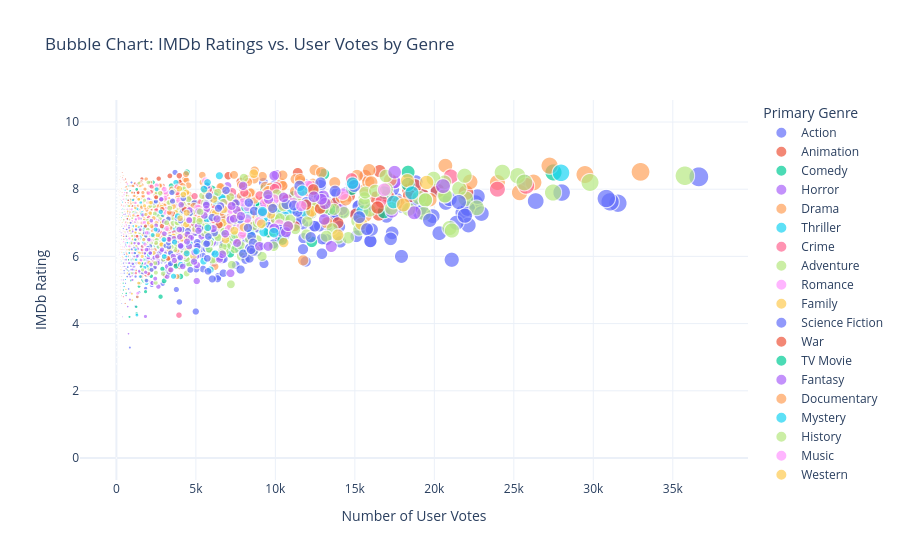

The code cell stored with this chart in its notebook:
### Code cell
import plotly.express as px

# Create a bubble chart
fig = px.scatter(
    movies_df,
    x="User Votes",
    y="IMDb Rating",
    size="User Votes",
    color="Primary Genre",
    hover_name="Title",
    title="Bubble Chart: IMDb Ratings vs. User Votes by Genre",
    labels={"User Votes": "Number of User Votes", "IMDb Rating": "IMDb Rating"},
    template="plotly_white"
)

# Show the plot
fig.show()

### Figure 1 — Plotly figure (JSON) as saved in the notebook; plotly's stock layout.template omitted (floating-point values rounded to 4 significant figures; data arrays with more than 128 entries replaced by an {"elided": "..."} marker saying what was removed)
{"data": [{"hovertemplate": "<b>%{hovertext}</b><br><br>Primary Genre=Action<br>Number of User Votes=%{marker.size}<br>IMDb Rating=%{y}<extra></extra>", "hovertext": {"elided": "743 str values"}, "legendgroup": "Action", "marker": {"color": "#636efa", "size": {"elided": "743 int values"}, "sizemode": "area", "sizeref": 91.59, "symbol": "circle"}, "mode": "markers", "name": "Action", "showlegend": true, "type": "scattergl", "x": {"elided": "743 int values"}, "xaxis": "x", "y": {"elided": "743 float values"}, "yaxis": "y"}, {"hovertemplate": "<b>%{hovertext}</b><br><br>Primary Genre=Animation<br>Number of User Votes=%{marker.size}<br>IMDb Rating=%{y}<extra></extra>", "hovertext": {"elided": "373 str values"}, "legendgroup": "Animation", "marker": {"color": "#EF553B", "size": {"elided": "373 int values"}, "sizemode": "area", "sizeref": 91.59, "symbol": "circle"}, "mode": "markers", "name": "Animation", "showlegend": true, "type": "scattergl", "x": {"elided": "373 int values"}, "xaxis": "x", "y": {"elided": "373 float values"}, "yaxis": "y"}, {"hovertemplate": "<b>%{hovertext}</b><br><br>Primary Genre=Comedy<br>Number of User Votes=%{marker.size}<br>IMDb Rating=%{y}<extra></extra>", "hovertext": {"elided": "502 str values"}, "legendgroup": "Comedy", "marker": {"color": "#00cc96", "size": {"elided": "502 int values"}, "sizemode": "area", "sizeref": 91.59, "symbol": "circle"}, "mode": "markers", "name": "Comedy", "showlegend": true, "type": "scattergl", "x": {"elided": "502 int values"}, "xaxis": "x", "y": {"elided": "502 float values"}, "yaxis": "y"}, {"hovertemplate": "<b>%{hovertext}</b><br><br>Primary Genre=Horror<br>Number of User Votes=%{marker.size}<br>IMDb Rating=%{y}<extra></extra>", "hovertext": {"elided": "400 str values"}, "legendgroup": "Horror", "marker": {"color": "#ab63fa", "size": {"elided": "400 int values"}, "sizemode": "area", "sizeref": 91.59, "symbol": "circle"}, "mode": "markers", "name": "Horror", "showlegend": true, "type": "scattergl", "x": {"elided": "400 int values"}, "xaxis": "x", "y": {"elided": "400 float values"}, "yaxis": "y"}, {"hovertemplate": "<b>%{hovertext}</b><br><br>Primary Genre=Drama<br>Number of User Votes=%{marker.size}<br>IMDb Rating=%{y}<extra></extra>", "hovertext": {"elided": "645 str values"}, "legendgroup": "Drama", "marker": {"color": "#FFA15A", "size": {"elided": "645 int values"}, "sizemode": "area", "sizeref": 91.59, "symbol": "circle"}, "mode": "markers", "name": "Drama", "showlegend": true, "type": "scattergl", "x": {"elided": "645 int values"}, "xaxis": "x", "y": {"elided": "645 float values"}, "yaxis": "y"}, {"hovertemplate": "<b>%{hovertext}</b><br><br>Primary Genre=Thriller<br>Number of User Votes=%{marker.size}<br>IMDb Rating=%{y}<extra></extra>", "hovertext": {"elided": "185 str values"}, "legendgroup": "Thriller", "marker": {"color": "#19d3f3", "size": {"elided": "185 int values"}, "sizemode": "area", "sizeref": 91.59, "symbol": "circle"}, "mode": "markers", "name": "Thriller", "showlegend": true, "type": "scattergl", "x": {"elided": "185 int values"}, "xaxis": "x", "y": {"elided": "185 float values"}, "yaxis": "y"}, {"hovertemplate": "<b>%{hovertext}</b><br><br>Primary Genre=Crime<br>Number of User Votes=%{marker.size}<br>IMDb Rating=%{y}<extra></extra>", "hovertext": {"elided": "129 str values"}, "legendgroup": "Crime", "marker": {"color": "#FF6692", "size": {"elided": "129 int values"}, "sizemode": "area", "sizeref": 91.59, "symbol": "circle"}, "mode": "markers", "name": "Crime", "showlegend": true, "type": "scattergl", "x": {"elided": "129 int values"}, "xaxis": "x", "y": {"elided": "129 float values"}, "yaxis": "y"}, {"hovertemplate": "<b>%{hovertext}</b><br><br>Primary Genre=Adventure<br>Number of User Votes=%{marker.size}<br>IMDb Rating=%{y}<extra></extra>", "hovertext": {"elided": "260 str values"}, "legendgroup": "Adventure", "marker": {"color": "#B6E880", "size": {"elided": "260 int values"}, "sizemode": "area", "sizeref": 91.59, "symbol": "circle"}, "mode": "markers", "name": "Adventure", "showlegend": true, "type": "scattergl", "x": {"elided": "260 int values"}, "xaxis": "x", "y": {"elided": "260 float values"}, "yaxis": "y"}, {"hovertemplate": "<b>%{hovertext}</b><br><br>Primary Genre=Romance<br>Number of User Votes=%{marker.size}<br>IMDb Rating=%{y}<extra></extra>", "hovertext": {"elided": "169 str values"}, "legendgroup": "Romance", "marker": {"color": "#FF97FF", "size": {"elided": "169 int values"}, "sizemode": "area", "sizeref": 91.59, "symbol": "circle"}, "mode": "markers", "name": "Romance", "showlegend": true, "type": "scattergl", "x": {"elided": "169 int values"}, "xaxis": "x", "y": {"elided": "169 float values"}, "yaxis": "y"}, {"hovertemplate": "<b>%{hovertext}</b><br><br>Primary Genre=Family<br>Number of User Votes=%{marker.size}<br>IMDb Rating=%{y}<extra></extra>", "hovertext": ["How the Grinch Stole Christmas", "Coco", "Harold and the Purple Crayon", "The Lion King", "The Christmas Chronicles: Part Two", "The Bad Guys", "Penguins of Madagascar", "Frozen II", "Jingle All the Way", "Beauty and the Beast", "Padre no hay más que uno 4: Campanas de boda", "Snow White", "Alice in Wonderland", "Cinderella", "The Adventure of A.R.I.: My Robot Friend", "The Adventure of A.R.I.: My Robot Friend", "Tarzan", "Teddy's Christmas", "Descendants", "The Jungle Book", "Madagascar", "The Lion King II: Simba's Pride", "Toy Story 4", "Cars 3", "The SpongeBob SquarePants Movie", "Trolls World Tour", "A Bug's Life", "The Thundermans Return", "Madagascar: Escape 2 Africa", "Woody Woodpecker Goes to Camp", "Wreck-It Ralph", "Maleficent: Mistress of Evil", "Lilo & Stitch", "Barbie: A Fashion Fairytale", "The Lego Ninjago Movie", "Chicken Run: Dawn of the Nugget", "Smallfoot", "Dolittle", "Sinbad: Legend of the Seven Seas", "Recess: School's Out", "Christmas in the Heartland", "The Lion King 1½", "Pokémon the Movie: Hoopa and the Clash of Ages", "The Jungle Book", "Space Jam: A New Legacy", "Roald Dahl's The Witches", "Asterix & Obelix: Mission Cleopatra", "Cinderella II: Dreams Come True", "Trolls", "Bee Movie", "The Lion Guard: Return of the Roar", "The SpongeBob Movie: Sponge on the Run", "Dumbo", "Willy Wonka & the Chocolate Factory", "We Can Be Heroes", "Noelle", "Roald Dahl's Matilda the Musical", "Minions", "Lady and the Tramp", "Santa Claus", "Princess Cursed in Time: Alchemist's Quest", "Descendants 3", "YES DAY", "Ralph Breaks the Internet", "Barbie: Princess Charm School", "Missing Link", "The SpongeBob Movie: Sponge Out of Water", "101 Dalmatians", "Stuart Little", "The Addams Family", "A Dog's Journey", "Time Bandits", "A Boy Called Christmas", "Clifford the Big Red Dog", "Jingle Jangle: A Christmas Journey", "My Penguin Friend", "Onward", "The Iron Giant", "Mickey's Christmas Carol", "The Road to El Dorado", "The Dog Who Saved the Holidays", "Dennis the Menace Strikes Again!", "Spy Kids: Armageddon", "Free Willy: Escape from Pirate's Cove", "The Princess Switch: Switched Again", "Asterix & Obelix: The Middle Kingdom", "Face Off 7: One Wish", "Miracles from Heaven", "Spy Kids: All the Time in the World", "Scooby-Doo! and KISS: Rock and Roll Mystery", "My Spy", "Playmobil: The Movie", "Scooby-Doo! Stage Fright", "The Spiderwick Chronicles", "Over the Hedge", "Dennis the Menace", "Antz", "Puss in Book: Trapped in an Epic Tale", "Joseph: King of Dreams", "The Lizzie McGuire Movie", "Balto III: Wings of Change", "Big Top Scooby-Doo!", "The Naughty Nine", "The Queen's Corgi", "A Babysitter's Guide to Monster Hunting", "Peter Pan & Wendy", "Jingle All the Way 2", "Lady and the Tramp II: Scamp's Adventure", "Mr. Bean's Holiday", "Mr. Bean's Holiday", "Frosty the Snowman", "Alvin and the Chipmunks: The Road Chip", "Princess Protection Program", "The House of Magic", "3 Ninjas Kick Back", "The Return of Jafar", "ParaNorman", "Underdog", "Peter Rabbit 2: The Runaway", "Chestnut: Hero of Central Park", "Furry Vengeance", "Beethoven", "Magic Camp", "NXT Deadline 2024", "The Legend of the Christmas Witch: The Origins", "Abominable"], "legendgroup": "Family", "marker": {"color": "#FECB52", "size": [7417, 19514, 220, 18305, 1031, 2054, 4142, 9706, 2613, 15411, 67, 0, 13929, 6697, 15, 15, 6746, 43, 2347, 8014, 10832, 4385, 9756, 5813, 2880, 2136, 9117, 188, 6862, 157, 12277, 6089, 0, 752, 1049, 740, 1506, 3622, 2032, 343, 44, 2959, 277, 6224, 4011, 2800, 3499, 1442, 3572, 4839, 1220, 2843, 4308, 3578, 768, 646, 724, 10525, 5253, 157, 33, 1508, 1194, 7547, 811, 843, 2344, 3367, 4359, 2329, 1499, 991, 708, 1724, 513, 58, 6128, 5592, 887, 3728, 15, 213, 137, 183, 864, 974, 2, 1185, 977, 317, 1235, 276, 213, 2604, 4441, 1448, 4433, 236, 1002, 1249, 324, 202, 60, 424, 299, 669, 103, 1242, 2841, 2841, 333, 1625, 1688, 347, 287, 3334, 2517, 707, 802, 210, 595, 2061, 201, 3, 71, 2040], "sizemode": "area", "sizeref": 91.59, "symbol": "circle"}, "mode": "markers", "name": "Family", "showlegend": true, "type": "scattergl", "x": [7417, 19514, 220, 18305, 1031, 2054, 4142, 9706, 2613, 15411, 67, 0, 13929, 6697, 15, 15, 6746, 43, 2347, 8014, 10832, 4385, 9756, 5813, 2880, 2136, 9117, 188, 6862, 157, 12277, 6089, 0, 752, 1049, 740, 1506, 3622, 2032, 343, 44, 2959, 277, 6224, 4011, 2800, 3499, 1442, 3572, 4839, 1220, 2843, 4308, 3578, 768, 646, 724, 10525, 5253, 157, 33, 1508, 1194, 7547, 811, 843, 2344, 3367, 4359, 2329, 1499, 991, 708, 1724, 513, 58, 6128, 5592, 887, 3728, 15, 213, 137, 183, 864, 974, 2, 1185, 977, 317, 1235, 276, 213, 2604, 4441, 1448, 4433, 236, 1002, 1249, 324, 202, 60, 424, 299, 669, 103, 1242, 2841, 2841, 333, 1625, 1688, 347, 287, 3334, 2517, 707, 802, 210, 595, 2061, 201, 3, 71, 2040], "xaxis": "x", "y": [6.765, 8.2, 6.9, 8.256, 6.5, 7.6, 6.528, 7.256, 6, 6.97, 7.082, 0, 6.639, 7, 6.7, 6.7, 7.4, 7.1, 7.14, 6.867, 6.9, 6.949, 7.488, 6.855, 7, 7.287, 6.972, 7.1, 6.5, 6.525, 7.341, 7.3, 0, 7.2, 6.5, 7.001, 6.784, 6.601, 7, 6.6, 6.2, 6.6, 6.8, 7.28, 6.72, 6.4, 7.389, 6.1, 6.6, 6, 6.7, 7.468, 6.61, 7.487, 6.012, 6.6, 6.8, 6.412, 7.122, 6.4, 6.9, 7.712, 6.717, 7.181, 7.5, 7, 6.1, 5.924, 6.067, 6.6, 8.1, 6.6, 7.344, 7.186, 6.61, 7.7, 7.7, 7.951, 7.634, 7.3, 5.1, 5.4, 6.2, 6.2, 6.845, 4.889, 8, 7.44, 4.7, 8.011, 6.9, 5.618, 7.6, 6.636, 6.562, 5.8, 6.162, 6.629, 6.8, 6.3, 6.7, 7.713, 6.2, 5.9, 6.2, 5.501, 5.379, 6.4, 6.355, 6.355, 7, 6, 6.653, 6.3, 5.6, 6.2, 6.989, 5.5, 7.096, 7.25, 5.018, 5.815, 6.9, 8.3, 6.1, 7.464], "yaxis": "y"}, {"hovertemplate": "<b>%{hovertext}</b><br><br>Primary Genre=Science Fiction<br>Number of User Votes=%{marker.size}<br>IMDb Rating=%{y}<extra></extra>", "hovertext": {"elided": "156 str values"}, "legendgroup": "Science Fiction", "marker": {"color": "#636efa", "size": {"elided": "156 int values"}, "sizemode": "area", "sizeref": 91.59, "symbol": "circle"}, "mode": "markers", "name": "Science Fiction", "showlegend": true, "type": "scattergl", "x": {"elided": "156 int values"}, "xaxis": "x", "y": {"elided": "156 float values"}, "yaxis": "y"}, {"hovertemplate": "<b>%{hovertext}</b><br><br>Primary Genre=War<br>Number of User Votes=%{marker.size}<br>IMDb Rating=%{y}<extra></extra>", "hovertext": ["Battle for the Western Front", "Civil War", "Fury", "American Sniper", "Blitz", "Lone Survivor", "Guy Ritchie's The Covenant", "13 Hours: The Secret Soldiers of Benghazi", "Dunkirk", "Conquer: Lahad Datu", "Conquer: Lahad Datu", "Sniper: The White Raven", "Battle Over Britain", "Pearl Harbor", "Alexander", "Tears of the Sun", "The Commander", "Warhorse One", "Spitfire Over Berlin", "U-571", "The Arctic Convoy", "The Wall", "Flags of Our Fathers", "1917", "Greyhound", "Mine", "The Train", "Jarhead: Law of Return", "Hansan: Rising Dragon", "Hamburger Hill", "Devotion", "Henry V", "War Horse"], "legendgroup": "War", "marker": {"color": "#EF553B", "size": [10, 2865, 11936, 12815, 107, 4285, 2498, 3532, 16433, 4, 4, 749, 80, 6464, 3245, 2302, 155, 257, 56, 1217, 60, 954, 1826, 12378, 2883, 1289, 313, 3338, 62, 455, 690, 365, 3386], "sizemode": "area", "sizeref": 91.59, "symbol": "circle"}, "mode": "markers", "name": "War", "showlegend": true, "type": "scattergl", "x": [10, 2865, 11936, 12815, 107, 4285, 2498, 3532, 16433, 4, 4, 749, 80, 6464, 3245, 2302, 155, 257, 56, 1217, 60, 954, 1826, 12378, 2883, 1289, 313, 3338, 62, 455, 690, 365, 3386], "xaxis": "x", "y": [5.65, 6.902, 7.539, 7.426, 5.6, 7.4, 7.761, 7.268, 7.454, 8.2, 8.2, 7.669, 7.2, 6.941, 5.94, 6.86, 7, 7.2, 5.4, 6.494, 6.7, 6.374, 6.9, 7.991, 7.404, 6.6, 7.527, 6.5, 6.4, 6.6, 7.122, 7.216, 7.3], "yaxis": "y"}, {"hovertemplate": "<b>%{hovertext}</b><br><br>Primary Genre=TV Movie<br>Number of User Votes=%{marker.size}<br>IMDb Rating=%{y}<extra></extra>", "hovertext": ["SpongeBob Squarepants: Kreepaway Kamp", "The Christmas Charade", "Leah's Perfect Gift", "I'm Glad It's Christmas", "Seeds of Yesterday", "Something the Lord Made", "Christmas in Scotland"], "legendgroup": "TV Movie", "marker": {"color": "#00cc96", "size": [59, 10, 0, 42, 103, 233, 11], "sizemode": "area", "sizeref": 91.59, "symbol": "circle"}, "mode": "markers", "name": "TV Movie", "showlegend": true, "type": "scattergl", "x": [59, 10, 0, 42, 103, 233, 11], "xaxis": "x", "y": [7, 6.75, 0, 5.5, 6.5, 7.7, 5.7], "yaxis": "y"}, {"hovertemplate": "<b>%{hovertext}</b><br><br>Primary Genre=Fantasy<br>Number of User Votes=%{marker.size}<br>IMDb Rating=%{y}<extra></extra>", "hovertext": ["The Snow Sister", "Hellboy: The Crooked Man", "How to Train Your Dragon", "Doctor Strange in the Multiverse of Madness", "How to Train Your Dragon 2", "Descendants: The Rise of Red", "The Nightmare Before Christmas", "Harry Potter and the Deathly Hallows: Part 2", "Beetlejuice", "Twilight", "Underground Monster", "Constantine", "Damsel", "Shrek the Third", "The Hobbit: The Desolation of Smaug", "How to Train Your Dragon", "Thor: Love and Thunder", "Fantastic Beasts: The Secrets of Dumbledore", "Knights of the Zodiac", "The Santa Clause", "Howl's Moving Castle", "The Dark Tower", "Jungle Cruise", "The Last Witch Hunter", "Hellboy", "The Green Mile", "Blade II", "Maleficent", "My Neighbor Totoro", "Kleks Academy", "Miss Peregrine's Home for Peculiar Children", "Sleeping Beauty", "Edward Scissorhands", "Miracle on 34th Street", "The Extraordinary Adventures of Adèle Blanc-Sec", "Snow White and the Seven Dwarfs", "Meet Joe Black", "Nanny McPhee", "Underworld: Blood Wars", "Underworld", "Beauty and the Beast", "Hocus Pocus 2", "Wishmaster 2: Evil Never Dies", "The Lovely Bones", "Pan's Labyrinth", "Wrath of the Titans", "Fantastic Beasts and Where to Find Them", "The Mummy", "Bruce Almighty", "Scrooged", "The Dark Kingdom", "Fantastic Beasts: The Crimes of Grindelwald", "The Covenant", "The Santa Clause 2", "Gremlins", "Ghostbusters: Afterlife", "The Voyagers", "Hellboy", "The School for Good and Evil", "Oz the Great and Powerful", "Batman", "The Nutcracker and the Four Realms", "Donnie Darko", "Monster High 2", "Hansel & Gretel: Witch Hunters", "Hancock", "Hellboy II: The Golden Army", "The Exorcism of Hannah Stevenson", "Ghost", "Immortals", "The League of Extraordinary Gentlemen", "Hocus Pocus", "Mandy", "Home", "Jack the Giant Slayer", "Don't Be Afraid of the Dark", "The Crow", "I Am Dragon", "Dragonheart: Battle for the Heartfire", "Book of Dragons", "The Last Warrior: Root of Evil", "Underworld: Awakening", "Midnight in Paris", "The Sorcerer's Apprentice", "Scrooge", "The Smurfs 2", "Underworld: Rise of the Lycans", "Who Framed Roger Rabbit", "Invisible Sister", "Casper", "Girl Haunts Boy", "R.I.P.D. 2: Rise of the Damned", "The Secret World of Arrietty", "The Secret World of Arrietty", "Naruto Shippuden the Movie: Bonds", "The Mortal Instruments: City of Bones", "Highlander II: The Quickening", "Bedtime Stories", "Cinderella's Hot Night", "Underworld: Evolution", "Babe", "Daredevil", "Genie", "Natsume's Book of Friends: Sometime on a Snowy Day", "The Flintstones", "Drive Angry", "Genghis Khan", "The Book of Daniel", "Quest for Camelot", "Son of the Mask", "Mary Poppins Returns", "Dogma", "Cinderella", "Southbound"], "legendgroup": "Fantasy", "marker": {"color": "#ab63fa", "size": [20, 302, 13024, 9174, 9572, 370, 9529, 20547, 7569, 13517, 15, 7169, 2196, 8995, 13132, 0, 7589, 4472, 1139, 2040, 9923, 5071, 5673, 3578, 3425, 17500, 4691, 13073, 7968, 142, 9934, 5131, 12899, 1017, 1329, 7390, 5163, 3019, 3649, 6091, 2021, 1661, 261, 4583, 10521, 4173, 18732, 7178, 10666, 1495, 67, 10799, 1005, 1302, 6332, 4606, 97, 6845, 1229, 6483, 7835, 2128, 12425, 77, 6669, 9543, 5162, 32, 5528, 2568, 4013, 3013, 1896, 3955, 4885, 1029, 4072, 372, 217, 173, 172, 4041, 7251, 4917, 313, 2183, 3617, 5655, 295, 4576, 19, 585, 2824, 2824, 474, 4440, 848, 2798, 78, 3990, 2867, 5054, 177, 13, 2441, 1844, 25, 69, 796, 1826, 3297, 2494, 1389, 606], "sizemode": "area", "sizeref": 91.59, "symbol": "circle"}, "mode": "markers", "name": "Fantasy", "showlegend": true, "type": "scattergl", "x": [20, 302, 13024, 9174, 9572, 370, 9529, 20547, 7569, 13517, 15, 7169, 2196, 8995, 13132, 0, 7589, 4472, 1139, 2040, 9923, 5071, 5673, 3578, 3425, 17500, 4691, 13073, 7968, 142, 9934, 5131, 12899, 1017, 1329, 7390, 5163, 3019, 3649, 6091, 2021, 1661, 261, 4583, 10521, 4173, 18732, 7178, 10666, 1495, 67, 10799, 1005, 1302, 6332, 4606, 97, 6845, 1229, 6483, 7835, 2128, 12425, 77, 6669, 9543, 5162, 32, 5528, 2568, 4013, 3013, 1896, 3955, 4885, 1029, 4072, 372, 217, 173, 172, 4041, 7251, 4917, 313, 2183, 3617, 5655, 295, 4576, 19, 585, 2824, 2824, 474, 4440, 848, 2798, 78, 3990, 2867, 5054, 177, 13, 2441, 1844, 25, 69, 796, 1826, 3297, 2494, 1389, 606], "xaxis": "x", "y": [7, 5.3, 7.8, 7.3, 7.7, 6.9, 7.841, 8.092, 7.379, 6.295, 5.333, 7.093, 7.063, 6.3, 7.574, 0, 6.4, 6.653, 6.394, 6.5, 8.4, 5.744, 7.4, 6, 5.6, 8.507, 6.552, 7.1, 8.1, 6.173, 6.834, 6.9, 7.7, 6.743, 6.226, 7.121, 7.345, 6.676, 5.881, 6.829, 6.2, 7.234, 5.5, 7.076, 7.757, 5.7, 7.3, 5.5, 6.716, 6.797, 5.851, 6.9, 5.607, 6, 7.118, 7.374, 6.2, 6.674, 7.1, 5.919, 7.2, 6.1, 7.774, 6.805, 6.063, 6.3, 6.763, 5.9, 7.22, 6, 5.968, 7.039, 6.2, 6.8, 5.845, 5.78, 7.535, 7.222, 6.055, 6.8, 6.9, 6.317, 7.5, 6.119, 7.4, 5.761, 6.531, 7.527, 6.7, 6.3, 6.7, 6.342, 7.7, 7.7, 7.249, 6.442, 4.714, 6.152, 5.7, 6.583, 6.2, 5.267, 6.732, 7.9, 5.338, 5.526, 4.7, 7, 6.849, 4.213, 6.512, 6.92, 6.384, 5.9], "yaxis": "y"}, {"hovertemplate": "<b>%{hovertext}</b><br><br>Primary Genre=Documentary<br>Number of User Votes=%{marker.size}<br>IMDb Rating=%{y}<extra></extra>", "hovertext": ["Defying Gravity: The Curtain Rises on Wicked", "El Apocalipsis de san Juan", "Biggest Heist Ever", "Buy Now! The Shopping Conspiracy", "Cyber Hell: Exposing an Internet Horror", "The Making of Gladiator II", "Harry Potter 20th Anniversary: Return to Hogwarts", "Senna", "After Porn Ends", "After Porn Ends", "Beatles '64", "X-Rated: The Greatest Adult Movies of All Time", "Hot Girls Wanted", "Music Box: Yacht Rock: A DOCKumentary", "Topuria. Matador", "Super/Man: The Christopher Reeve Story", "Surveilled", "The Trapped 13: How We Survived The Thai Cave", "X-Men: The Mutant Watch", "swingers ZwingerZ", "Pornocracy: The New Sex Multinationals", "The Undergrowth", "Return of the King: The Fall and Rise of Elvis Presley", "The Walking Dead: The Return", "Inside Job", "Big Sur Gay Porn", "Apollo 11", "Getting LOST", "The Lost Children", "Swingers", "The Social Dilemma"], "legendgroup": "Documentary", "marker": {"color": "#FFA15A", "size": [3, 1, 3, 38, 90, 0, 3317, 1035, 269, 269, 15, 184, 652, 5, 3, 79, 11, 83, 220, 1, 49, 0, 19, 82, 930, 2, 631, 0, 34, 2, 1589], "sizemode": "area", "sizeref": 91.59, "symbol": "circle"}, "mode": "markers", "name": "Documentary", "showlegend": true, "type": "scattergl", "x": [3, 1, 3, 38, 90, 0, 3317, 1035, 269, 269, 15, 184, 652, 5, 3, 79, 11, 83, 220, 1, 49, 0, 19, 82, 930, 2, 631, 0, 34, 2, 1589], "xaxis": "x", "y": [8.7, 10, 6.7, 6.895, 7.2, 0, 7.31, 8.1, 5.7, 5.7, 6.9, 6.4, 6.063, 7.2, 7, 8.7, 6.5, 6.3, 6.993, 2, 7, 0, 7.4, 7.6, 7.687, 8.5, 7.8, 0, 8.044, 4.5, 7.462], "yaxis": "y"}, {"hovertemplate": "<b>%{hovertext}</b><br><br>Primary Genre=Mystery<br>Number of User Votes=%{marker.size}<br>IMDb Rating=%{y}<extra></extra>", "hovertext": ["Blink Twice", "Gone Girl", "Hidden Face", "Get Out", "Chapel", "Kiss and Kill", "Sleeping Dogs", "Sleeping Dogs", "Watchmen", "Monster", "Exhuma", "Exhuma", "Murder Mystery 2", "Hypnotic", "Memento", "The Sixth Sense", "Identity", "Scooby-Doo", "House of Wax", "Bacurau", "Canceled", "Inferno", "Scooby-Doo! The Mystery Begins", "The Secret in Their Eyes", "Paper Towns", "Death on the Nile", "The Ninth Gate", "Vertigo", "Wild Things", "Berlin Syndrome", "Flower & Snake: Zero", "Vanishing on 7th Street", "Don't Worry Darling", "Scooby-Doo! in Where's My Mummy?", "Sky Captain and the World of Tomorrow", "The Watcher", "Dark City", "The Ritual Killer", "Citizen Kane", "A Haunting in Venice", "Joy Ride", "Murder on the Orient Express", "Game Night", "Cult Killer"], "legendgroup": "Mystery", "marker": {"color": "#19d3f3", "size": [851, 18586, 2, 17429, 29, 56, 311, 311, 9190, 550, 387, 387, 1685, 1206, 14854, 11701, 3854, 4422, 3008, 1045, 12, 6213, 688, 2530, 5032, 3660, 2991, 5732, 1723, 627, 36, 570, 2468, 395, 1242, 492, 2791, 300, 5510, 2283, 1180, 9903, 5744, 108], "sizemode": "area", "sizeref": 91.59, "symbol": "circle"}, "mode": "markers", "name": "Mystery", "showlegend": true, "type": "scattergl", "x": [851, 18586, 2, 17429, 29, 56, 311, 311, 9190, 550, 387, 387, 1685, 1206, 14854, 11701, 3854, 4422, 3008, 1045, 12, 6213, 688, 2530, 5032, 3660, 2991, 5732, 1723, 627, 36, 570, 2468, 395, 1242, 492, 2791, 300, 5510, 2283, 1180, 9903, 5744, 108], "xaxis": "x", "y": [6.774, 7.892, 6.2, 7.619, 5.69, 5.473, 7.151, 7.151, 7.338, 7.971, 7.636, 7.6, 6.433, 6.2, 8.18, 7.955, 7.2, 6.089, 5.997, 7.679, 6.2, 6.075, 6.408, 7.998, 6.152, 6.427, 6.5, 8.2, 6.4, 6, 6.25, 5.311, 6.8, 7.414, 5.899, 5.102, 7.327, 5.867, 8, 6.634, 6.5, 6.706, 6.852, 6.5], "yaxis": "y"}, {"hovertemplate": "<b>%{hovertext}</b><br><br>Primary Genre=History<br>Number of User Votes=%{marker.size}<br>IMDb Rating=%{y}<extra></extra>", "hovertext": ["Reagan", "The Imitation Game", "Napoleon", "Lee", "Ferrari", "Utøya: July 22", "Ben-Hur", "Consent", "Benedetta", "Anthropoid", "Brothers", "Amadeus", "The Warrior Princess", "Spartacus", "The Last Duel", "The Hill", "Dumb Money", "First Man", "12 Mighty Orphans", "The Walk", "The Count of Monte Cristo", "Hamilton", "Young Woman and the Sea", "The Decameron", "One Life", "Les Misérables"], "legendgroup": "History", "marker": {"color": "#B6E880", "size": [38, 16991, 2507, 219, 955, 371, 2752, 182, 991, 1000, 4, 4232, 97, 2131, 3355, 230, 540, 5227, 217, 3161, 30, 1415, 279, 319, 649, 5271], "sizemode": "area", "sizeref": 91.59, "symbol": "circle"}, "mode": "markers", "name": "History", "showlegend": true, "type": "scattergl", "x": [38, 16991, 2507, 219, 955, 371, 2752, 182, 991, 1000, 4, 4232, 97, 2131, 3355, 230, 540, 5227, 217, 3161, 30, 1415, 279, 319, 649, 5271], "xaxis": "x", "y": [6.2, 7.998, 6.4, 7.1, 6.4, 7.205, 7.883, 6.8, 6.612, 7.14, 7, 8, 7.4, 7.5, 7.438, 7.7, 6.7, 7.045, 7.168, 7, 7.033, 8.178, 7.925, 6.9, 7.814, 7.329], "yaxis": "y"}, {"hovertemplate": "<b>%{hovertext}</b><br><br>Primary Genre=Music<br>Number of User Votes=%{marker.size}<br>IMDb Rating=%{y}<extra></extra>", "hovertext": ["A Nonsense Christmas with Sabrina Carpenter", "Like Water for Chocolate", "The Muppet Christmas Carol", "Sister Act 2: Back in the Habit", "Back to Black", "Bohemian Rhapsody", "I Can Only Imagine", "TAYLOR SWIFT | THE ERAS TOUR", "A Star Is Born", "Bob Marley: One Love", "Encanto at the Hollywood Bowl", "Sister Act", "Saturday Night Fever", "TÁR", "Honey 2", "The Doors"], "legendgroup": "Music", "marker": {"color": "#FF97FF", "size": [17, 4, 963, 1791, 460, 16849, 468, 410, 11631, 736, 157, 3161, 1903, 1233, 393, 1421], "sizemode": "area", "sizeref": 91.59, "symbol": "circle"}, "mode": "markers", "name": "Music", "showlegend": true, "type": "scattergl", "x": [17, 4, 963, 1791, 460, 16849, 468, 410, 11631, 736, 157, 3161, 1903, 1233, 393, 1421], "xaxis": "x", "y": [7.706, 5.2, 7.4, 6.366, 6.661, 7.984, 7.5, 8.3, 7.5, 6.74, 7.1, 6.829, 6.7, 7.103, 6.282, 7.132], "yaxis": "y"}, {"hovertemplate": "<b>%{hovertext}</b><br><br>Primary Genre=Western<br>Number of User Votes=%{marker.size}<br>IMDb Rating=%{y}<extra></extra>", "hovertext": ["The Revenant", "The Good, the Bad and the Ugly", "Horizon: An American Saga - Chapter 1", "Tombstone", "The Five", "Dead for a Dollar", "Bone Tomahawk", "The Night They Came Home", "The Ballad of Buster Scruggs", "Butch Cassidy and the Sundance Kid", "The Ridiculous 6", "Unforgiven", "For a Few Dollars More", "High Noon", "Hombre", "Gunfight at Rio Bravo", "Warlock", "Blazing Saddles", "The Magnificent Seven", "A Fistful of Dollars", "Open Range", "Forsaken", "Rio Bravo", "The Quick and the Dead", "Geronimo: An American Legend", "Hell or High Water", "Wyatt Earp", "Horizon: An American Saga - Chapter 2", "The Searchers"], "legendgroup": "Western", "marker": {"color": "#FECB52", "size": [18053, 8639, 372, 2112, 40, 251, 2211, 29, 4009, 2181, 1394, 4400, 3957, 1419, 209, 67, 149, 1854, 1768, 4213, 1065, 344, 1135, 1719, 252, 4426, 839, 3, 1400], "sizemode": "area", "sizeref": 91.59, "symbol": "circle"}, "mode": "markers", "name": "Western", "showlegend": true, "type": "scattergl", "x": [18053, 8639, 372, 2112, 40, 251, 2211, 29, 4009, 2181, 1394, 4400, 3957, 1419, 209, 67, 149, 1854, 1768, 4213, 1065, 344, 1135, 1719, 252, 4426, 839, 3, 1400], "xaxis": "x", "y": [7.533, 8.464, 7.016, 7.6, 6.1, 5.9, 6.9, 6.1, 7.135, 7.6, 5.206, 7.9, 8.016, 7.7, 7, 6.5, 6.7, 7.247, 7.508, 7.84, 7.22, 6.124, 7.8, 6.5, 6.3, 7.298, 6.763, 7, 7.7], "yaxis": "y"}], "layout": {"autosize": true, "legend": {"itemsizing": "constant", "title": {"text": "Primary Genre"}, "tracegroupgap": 0}, "title": {"text": "Bubble Chart: IMDb Ratings vs. User Votes by Genre"}, "xaxis": {"anchor": "y", "autorange": true, "domain": [0, 1], "range": [-2232.0, 39490.0], "showspikes": false, "title": {"text": "Number of User Votes"}, "type": "linear"}, "yaxis": {"anchor": "x", "autorange": true, "domain": [0, 1], "range": [-0.7692, 10.77], "showspikes": false, "title": {"text": "IMDb Rating"}, "type": "linear"}}}
